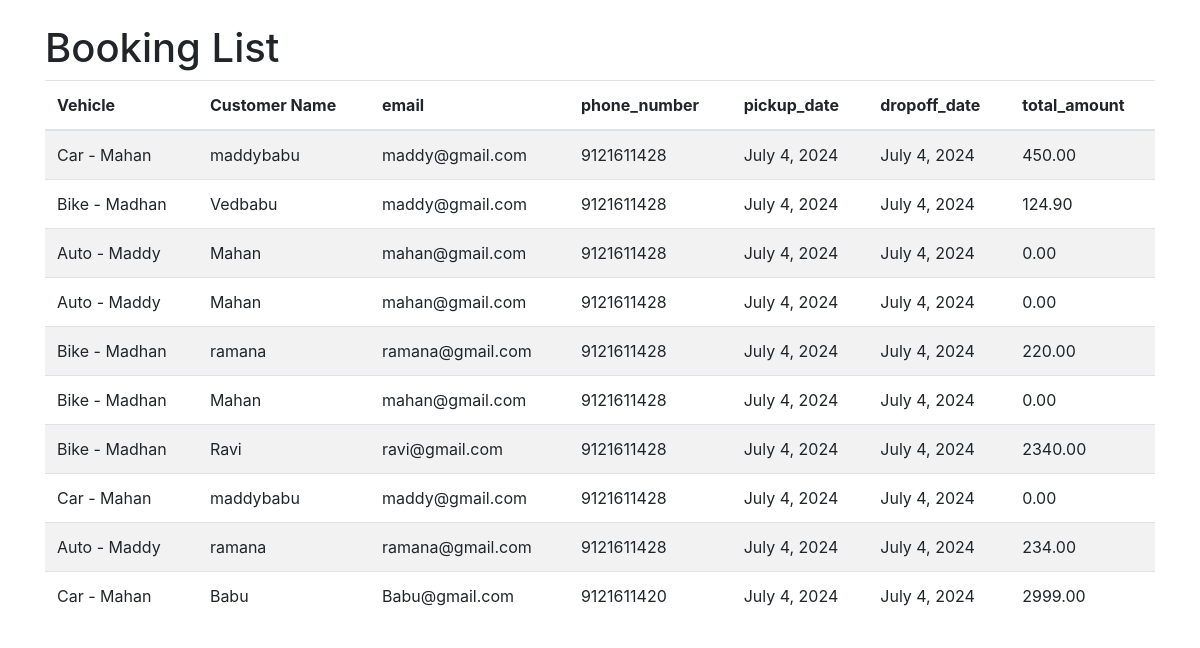
The page /booking/ on the database its author committed.
### Car/models.py (models this page shows, shortened)
class Booking(models.Model):
    vehicle = models.ForeignKey(Vehicle, on_delete=models.CASCADE)
    user_name = models.CharField(max_length=100)
    email = models.EmailField()
    phone_number = models.CharField(max_length=15)
    pickup_date = models.DateField()
    dropoff_date = models.DateField()
    total_amount = models.DecimalField(max_digits=10, decimal_places=2)

class Vehicle(models.Model):
    VEHICLE_TYPES = (
        ('bike', 'Bike'),
        ('auto', 'Auto'),
        ('car', 'Car'),
    )
    name = models.CharField(max_length=100)
    vehicle_type = models.CharField(max_length=10, choices=VEHICLE_TYPES)
    description = models.TextField()
    rate_per_day = models.DecimalField(max_digits=8, decimal_places=2)
    def __str__(self):
        return f"{self.get_vehicle_type_display()} - {self.name}"

### Car/views.py (the view)
# urls.py: path('booking/', views.booking_detail, name='booking_detail'),
def booking_detail(request):
    booking = Booking.objects.all()
    return render(request, "book_vehicle/booking_detail.html", {'booking': booking})

### templates/book_vehicle/booking_detail.html (shortened to what this page needs)
<!DOCTYPE html>
<html lang="en">
<head>
    <link href="https://stackpath.bootstrapcdn.com/bootstrap/4.5.2/css/bootstrap.min.css" rel="stylesheet">
</head>
<body>
    <div class="container mt-4">
        <h1>Booking List</h1>
        <table class="table table-striped">
            <thead>
                <tr>
                    <th>Vehicle </th>
                    <th>Customer Name</th>
                    <th>email </th>
                    <th>phone_number </th>
                    <th>pickup_date </th>
                    <th>dropoff_date </th>
                    <th>total_amount </th>
                </tr>
            </thead>
            <tbody>
                {% for booking in booking %}
                <tr>
                    <td><b> </b>{{ booking.vehicle }}</td>
                    <td>{{ booking.user_name }}</td>
                    <td>{{ booking.email }}</td>
                    <td>{{ booking.phone_number }}</td>
                    <td>{{ booking.pickup_date }}</td>
                    <td>{{ booking.dropoff_date }}</td>
                    <td>{{ booking.total_amount }}</td>
                </tr>
                {% endfor %}
            </tbody>
        </table>
    </div>
</body>
</html>

### rows shown on the page
Booking: vehicle "Car - Mahan", user_name "maddybabu", email "maddy@gmail.com", phone_number "9121611428", pickup_date "July 4, 2024", dropoff_date "July 4, 2024", total_amount "450.00"
Booking: vehicle "Bike - Madhan", user_name "Vedbabu", email "maddy@gmail.com", phone_number "9121611428", pickup_date "July 4, 2024", dropoff_date "July 4, 2024", total_amount "124.90"
Booking: vehicle "Auto - Maddy", user_name "Mahan", email "mahan@gmail.com", phone_number "9121611428", pickup_date "July 4, 2024", dropoff_date "July 4, 2024", total_amount "0.00"
Booking: vehicle "Auto - Maddy", user_name "Mahan", email "mahan@gmail.com", phone_number "9121611428", pickup_date "July 4, 2024", dropoff_date "July 4, 2024", total_amount "0.00"
Booking: vehicle "Bike - Madhan", user_name "ramana", email "ramana@gmail.com", phone_number "9121611428", pickup_date "July 4, 2024", dropoff_date "July 4, 2024", total_amount "220.00"
Booking: vehicle "Bike - Madhan", user_name "Mahan", email "mahan@gmail.com", phone_number "9121611428", pickup_date "July 4, 2024", dropoff_date "July 4, 2024", total_amount "0.00"
Booking: vehicle "Bike - Madhan", user_name "Ravi", email "ravi@gmail.com", phone_number "9121611428", pickup_date "July 4, 2024", dropoff_date "July 4, 2024", total_amount "2340.00"
Booking: vehicle "Car - Mahan", user_name "maddybabu", email "maddy@gmail.com", phone_number "9121611428", pickup_date "July 4, 2024", dropoff_date "July 4, 2024", total_amount "0.00"
Booking: vehicle "Auto - Maddy", user_name "ramana", email "ramana@gmail.com", phone_number "9121611428", pickup_date "July 4, 2024", dropoff_date "July 4, 2024", total_amount "234.00"
Booking: vehicle "Car - Mahan", user_name "Babu", email "Babu@gmail.com", phone_number "9121611420", pickup_date "July 4, 2024", dropoff_date "July 4, 2024", total_amount "2999.00"
